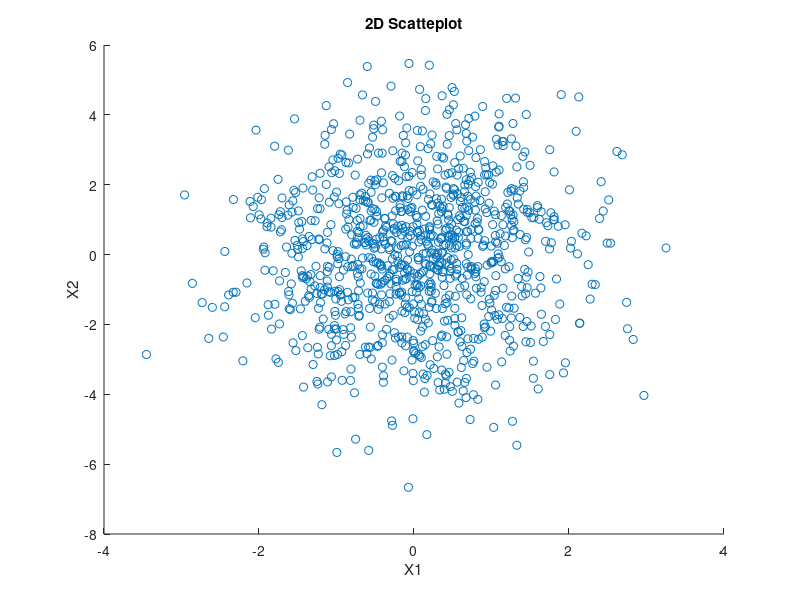
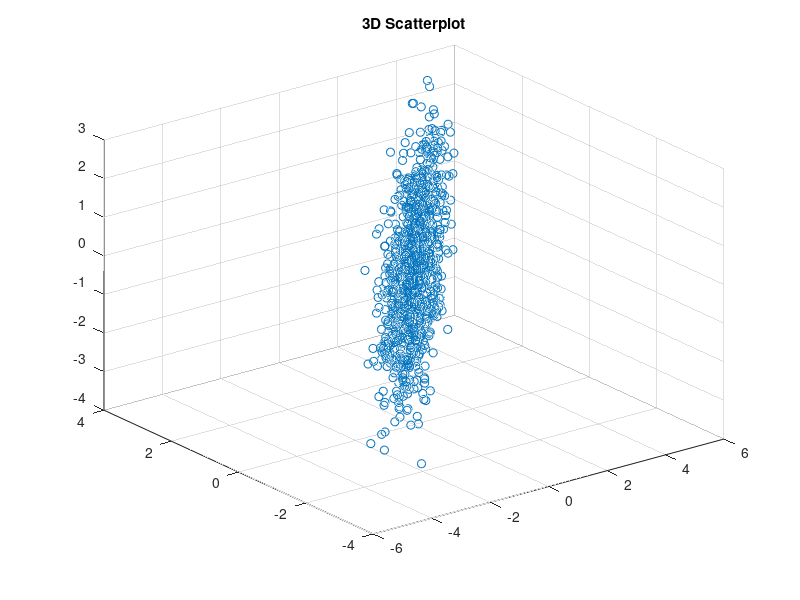
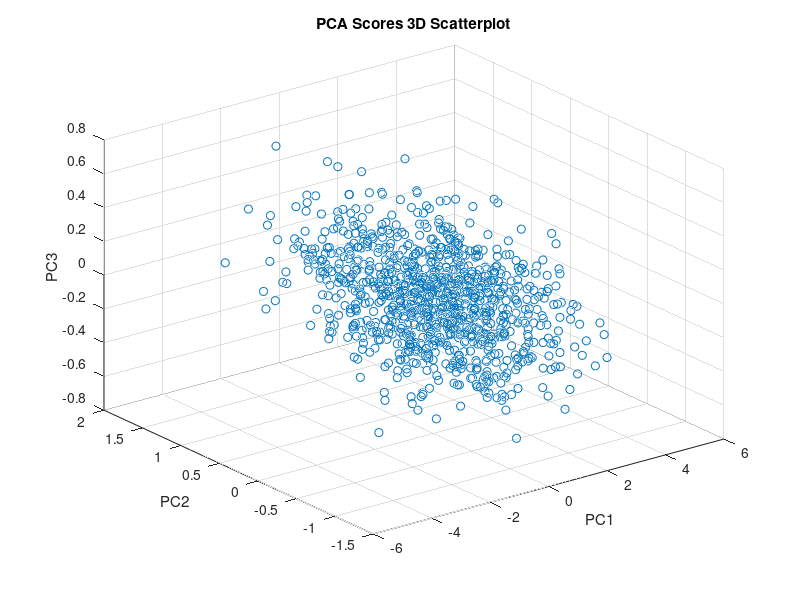
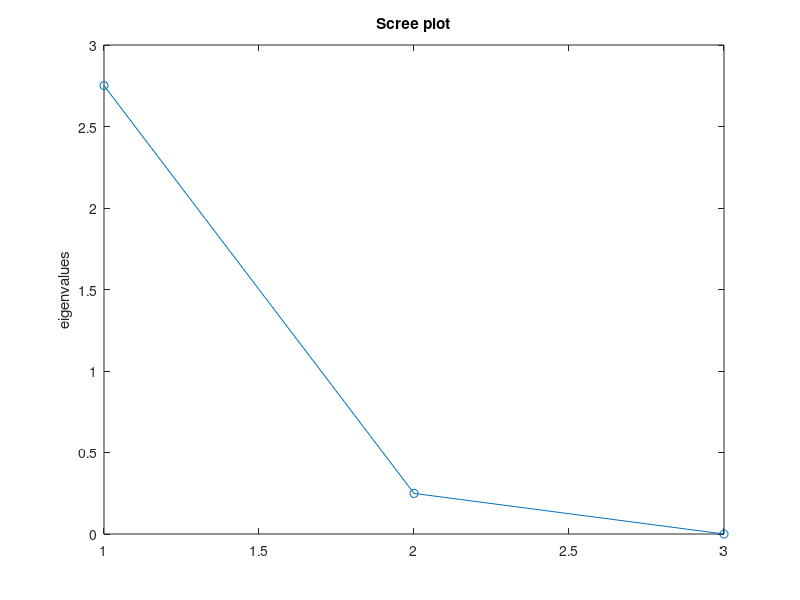

These figures' MATLAB source, in order:
% Data Analysis 2020
% Chapter 6 Excerise 1
% PCA
% Nick Kaparinos
close all;
clc;
clear;

n = 1000;
sx = 1;
sy = 2;
W = [0.2 0.8;0.4 0.5;0.7 0.3];
sigma = [sx^2 0; 0 sy^2];
data = mvnrnd([0 0],sigma,n);

% A
% 2D Scatterplot
figure(1)
scatter(data(:,1),data(:,2))
title("2D Scatteplot")
xlabel("X1")
ylabel("X2")


% 3D Scatterplot
figure(2)
data3D = data*W';
scatter3(data3D(:,1),data3D(:,2),data3D(:,3))
title("3D Scatterplot")

data3D = normalize(data3D);
covMatrix = cov(data3D);
[eigenVectors,eigenValues] = eig(covMatrix);
eigenValues = diag(eigenValues);
eigenValues = sort(eigenValues,'descend');

% PCA component scores
eigenVectors = eigenVectors(end:-1:1,end:-1:1);
scores = data3D*eigenVectors;
figure(3)
scatter3(scores(:,1),scores(:,2),scores(:,3))
title("PCA Scores 3D Scatterplot")
xlabel("PC1")
ylabel("PC2")
zlabel("PC3")

% B
% Scree plot
figure(4)
plot(1:length(eigenValues),eigenValues,"-o")
title("Scree plot")
ylabel("eigenvalues")

% C
% PCA 2D scores scatterplot
figure(5);
scatter(scores(:,2),scores(:,1))
title("PCA Scores 2D Scatterplot")
xlabel("PC1")
ylabel("PC2")

infoLoss = eigenValues(3)/sum(eigenValues)
